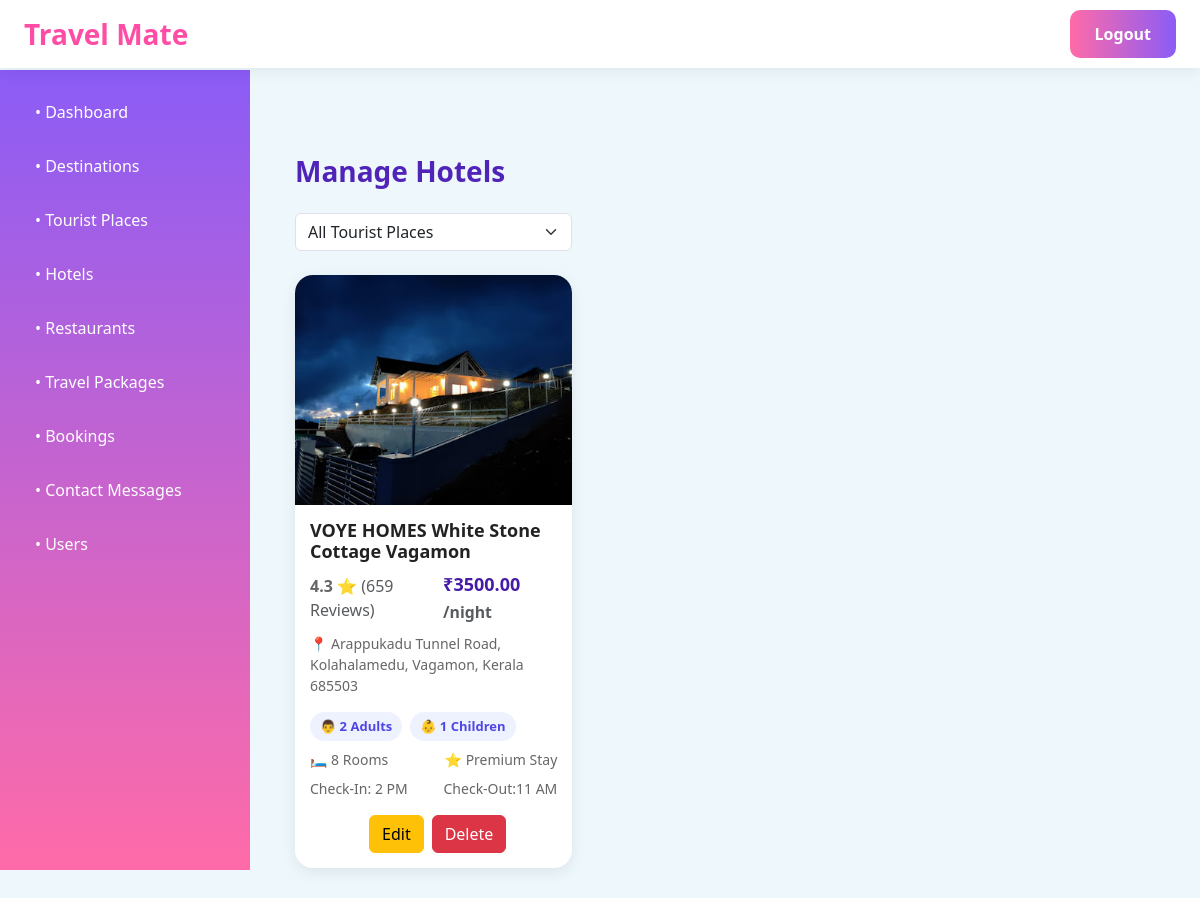
The page /admin_view_hotels/ on the database its author committed.
### travelmate/models.py (models this page shows, shortened)
class Hotel(models.Model):
    touristplace = models.ForeignKey(TouristPlace,on_delete=models.CASCADE,related_name='hotels')
    name = models.CharField(max_length=200)
    image = models.ImageField(upload_to='hotels/')
    rating = models.FloatField()
    rating_count = models.IntegerField()
    price_per_night = models.DecimalField(max_digits=10,decimal_places=2)
    location = models.TextField()
    adults = models.IntegerField(default=2)
    children = models.IntegerField(default=0)
    available_rooms = models.IntegerField(default=1)
    check_in = models.CharField(max_length=20)
    check_out = models.CharField(max_length=20)
    google_map_link = models.URLField()

### travelmate/views.py (the view)
# urls.py: path('admin_view_hotels/', views.admin_view_hotels, name='admin_view_hotels'),
def admin_view_hotels(request):
    places = TouristPlace.objects.all()
    place_id = request.GET.get('place')
    hotels = Hotel.objects.select_related('touristplace')
    if place_id:
        hotels = hotels.filter(touristplace_id=place_id)
    context = {
        'hotels': hotels,
        'places': places,
        'selected_place': place_id
    }
    return render(request, 'adminPage/view_hotel.html', context)

### travelmate/templates/adminPage/view_hotel.html (shortened to what this page needs)
{% extends 'adminPage/admin_base.html' %}
{% load static %}
{% block extra_css %}
    <link rel="stylesheet" href="{% static 'css/tourplace.css' %}">
{% endblock %}
{% block content %}
<div class="main-content">
    <div id="hotels-section">
        <h3 class="section-title mb-4">
            Manage Hotels
        </h3>
        <div class="row mb-4">
            <div class="col-md-4">
                <form method="GET">
                    <select name="place"
                            class="form-select"
                            onchange="this.form.submit()">
                        <option value="">
                            All Tourist Places
                        </option>
                    </select>
                </form>
            </div>
        </div>
        <div class="row mt-4">
            {% for h in hotels %}
                <div class="col-md-4 mb-4">
                    <a href="{{ h.google_map_link }}" target="_blank" style="text-decoration:none; color:inherit;">
                    <div class="hotel-card">
                        <img src="{{ h.image.url }}" class="hotel-img">
                        <div class="hotel-content">
                            <h5 class="hotel-title">{{ h.name }}</h5>
                            <div class="d-flex justify-content-between align-items-center mb-2">
                                <div>
                                    <span class="rating">{{ h.rating }} ⭐</span>
                                    <span class="text-muted"> ({{ h.rating_count }} Reviews) </span>
                                </div>
                                <div class="hotel-price">
                                    ₹{{ h.price_per_night }}
                                    <small class="text-muted">/night</small>
                                </div>
                            </div>
                            <p class="hotel-info"> 📍 {{ h.location }} </p>
                            <div class="d-flex gap-2 mb-2">
                                <span class="room-badge"> 👨 {{ h.adults }} Adults </span>
                                <span class="room-badge">  👶 {{ h.children }} Children </span>
                            </div>
                            <div class="d-flex justify-content-between mb-2">
                                <span class="hotel-info"> 🛏️ {{ h.available_rooms }} Rooms </span>
                                <span class="hotel-info"> ⭐ Premium Stay </span>
                            </div>
                            <div class="d-flex justify-content-between">
                                <span class="hotel-info"> Check-In: {{ h.check_in }} </span>
                                <span class="hotel-info">Check-Out:{{ h.check_out }}</span>
                            </div>
                            <div class="d-flex justify-content-center gap-2 mt-3">
                                <a href="{% url 'edit_hotel' h.id %}" class="btn btn-warning">
                                    Edit
                                </a>
                                <button class="btn btn-danger" onclick="confirmDelete('{{ h.id }}')">
                                    Delete
                                </button>
                            </div>
                        </div>
                    </div>
                </a>
            </div>
            {% empty %}
                <p>No hotels found.</p>
            {% endfor %}
        </div>
    </div>
</div>
{% endblock %}

### travelmate/static/css/admin_base.css (style rules this page uses)
body { background:#eef7fb; font-family:'Segoe UI',sans-serif; }
.main-content { margin-left: 270px; margin-top: 90px; padding: 25px; }

### travelmate/static/css/tourplace.css (style rules this page uses)
.rating { color:#666; font-weight:600; }
.section-title { margin-top:40px; font-weight:600; color:#5024b8; }
.hotel-card { background:white; border-radius:18px; overflow:hidden; box-shadow:0 4px 15px rgba(0,0,0,0.08); transition:.3s; height:100%; }
.hotel-img { width:100%; height:230px; object-fit:cover; }
.hotel-content { padding:15px; }
.hotel-title { font-size:18px; font-weight:700; color:#222; }
.hotel-price { color:#451ba8; font-weight:700; font-size:18px; }
.hotel-info { color:#666; font-size:14px; }
.room-badge { background:#eef2ff; color:#4f46e5; padding:5px 10px; border-radius:20px; font-size:13px; font-weight:600; }

### rows shown on the page
Hotel: image (picture), name "VOYE HOMES White Stone Cottage Vagamon", rating "4.3", rating_count "659", price_per_night "3500.00", location "Arappukadu Tunnel Road, Kolahalamedu, Vagamon, Kerala 685503", adults "2", children "1", available_rooms "8", check_in "2 PM", check_out "11 AM"
